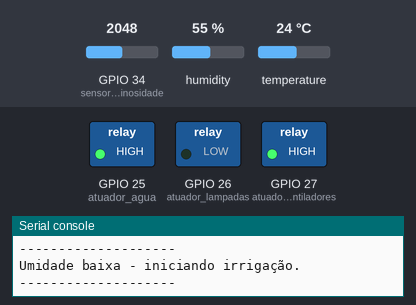
This program was run on a simulated ESP32 board running MicroPython. Parts: switched loads named in the program (green lamp = pin HIGH), the last lines printed to the serial console. Wiring (from the project's diagram.json): DHT22 sensor on GPIO 14, relay on GPIO 25, relay on GPIO 26, relay on GPIO 27, light sensor on GPIO 34. The test bench sets the inputs (shaded band); at power-on: humidity 55 %, temperature 24 °C, GPIO 34 (sensor_luminosidade) = 2048 (analog values on the 0–4095 scale). The clock reads 2024-03-15 10:24:30 at power-on unless the program sets it.

Above: at 2.7 s.
2.8 s: humidity set to 58 %
9.5 s: humidity set to 61 %
At 14.4 s:
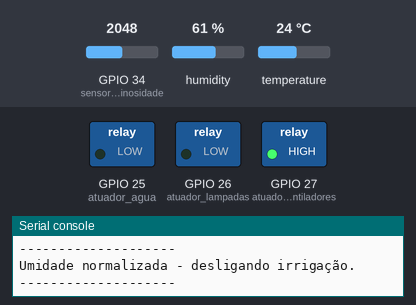
16.2 s: temperature set to 22.6 °C
22.9 s: temperature set to 21.5 °C
At 26.5 s:
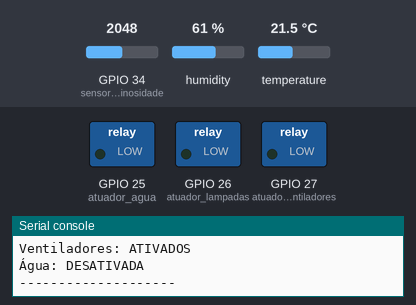
29.6 s: temperature set to 18.5 °C
36.3 s: temperature set to 17.3 °C
At 38.6 s:
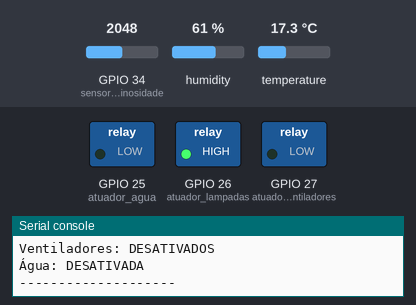
Timing chart, 0 to 40.1 s (numbered marks = the images above; inputs shaded):
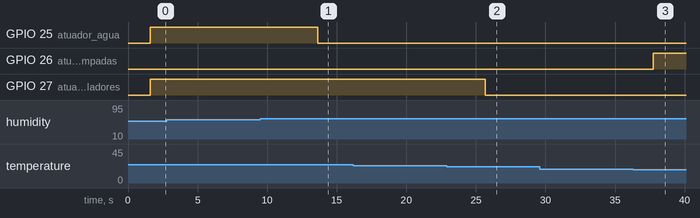

The program:

main.py
```python
"""Os métodos para conexão e publicação via MQTT estão desativados,
pois não temos um broker configurado. Tentamos utilizar brokers
gratuitos online, mas não funcionou. """

from machine import Pin, ADC
from dht import DHT22
from time import sleep, localtime
from network import WLAN, STA_IF
from ntptime import settime
# from umqtt.simple import MQTTClient

REDE_WIFI = 'Wokwi-GUEST'
SENHA_WIFI = ''
BROKER_MQTT = 'broker.emqx.io'
ID_CLIENTE_MQTT = 'estufa-joao'
TOPICO_MQTT = b'estufa/ambiente'

PIN_DHT = 14
PIN_LUMINOSIDADE = 34
PIN_LAMPADAS = 26
PIN_VENTILADORES = 27
PIN_IRRIGACAO = 25

sensor_clima = DHT22(Pin(PIN_DHT))
sensor_luminosidade = ADC(Pin(PIN_LUMINOSIDADE))
sensor_luminosidade.atten(ADC.ATTN_11DB)

atuador_lampadas = Pin(PIN_LAMPADAS, Pin.OUT)
atuador_ventiladores = Pin(PIN_VENTILADORES, Pin.OUT)
atuador_agua = Pin(PIN_IRRIGACAO, Pin.OUT)

atuador_lampadas.off()
atuador_ventiladores.off()
atuador_agua.off()

def conectar_rede_wifi():
    print("Estabelecendo conexão com a rede Wi-Fi...")
    interface = WLAN(STA_IF)
    interface.active(True)
    interface.connect(REDE_WIFI, SENHA_WIFI)
    while not interface.isconnected():
        sleep(0.1)
        print(".", end="")
    print(" Conexão estabelecida!")
    print("Endereço IP:", interface.ifconfig()[0])

# def iniciar_mqtt():
#     print("Conectando ao servidor MQTT...")
#     cliente = MQTTClient(ID_CLIENTE_MQTT, BROKER_MQTT)
#     cliente.connect()
#     print("Conexão MQTT realizada com sucesso!")
#     return cliente

def ajustar_horario():
    settime()

# def enviar_dados_mqtt(cliente, temperatura, umidade, valor_ldr, estado_lamp, estado_vent, estado_agua):
#     mensagem = (
#         '{"temperatura": ' + str(temperatura) +
#         ', "umidade": ' + str(umidade) +
#         ', "luminosidade": ' + str(valor_ldr) +
#         ', "lampadas": ' + str(estado_lamp) +
#         ', "ventiladores": ' + str(estado_vent) +
#         ', "agua": ' + str(estado_agua) + '}'
#     )
#     cliente.publish(TOPICO_MQTT, mensagem)

def gerenciar_ambiente(temp, umidade, horario, irrigacao_agendada):
    if temp < 18:
        atuador_lampadas.on()
        atuador_ventiladores.off()
    elif temp > 22:
        atuador_lampadas.off()
        atuador_ventiladores.on()
    else:
        atuador_lampadas.off()
        atuador_ventiladores.off()

    if horario[3] == 17 and horario[4] == 0 and not irrigacao_agendada:
        print("Irrigação programada às 17h")
        atuador_agua.on()
        return True

    if umidade < 60:
        if not atuador_agua.value():
            print("Umidade baixa - iniciando irrigação.")
            print("-" * 20)
            atuador_agua.on()
    else:
        if atuador_agua.value():
            print("Umidade normalizada - desligando irrigação.")
            print("-" * 20)
            atuador_agua.off()

    return irrigacao_agendada

def executar_loop():
    conectar_rede_wifi()
    ajustar_horario()
    # cliente_mqtt = iniciar_mqtt()

    irrigacao_agendada = False
    data_atual = None

    while True:
        try:
            sensor_clima.measure()
            temp = sensor_clima.temperature()
            umidade = sensor_clima.humidity()
            luz = sensor_luminosidade.read()

            print("Temperatura:", temp)
            print("Umidade:", umidade)
            print("Luminosidade:", luz)
            print("Lâmpadas:", "ATIVADAS" if atuador_lampadas.value() else "DESATIVADAS")
            print("Ventiladores:", "ATIVADOS" if atuador_ventiladores.value() else "DESATIVADOS")
            print("Água:", "ATIVADA" if atuador_agua.value() else "DESATIVADA")
            print("-" * 20)

            horario_atual = localtime()
            if data_atual != horario_atual[2]:
                data_atual = horario_atual[2]
                irrigacao_agendada = False

            irrigacao_agendada = gerenciar_ambiente(temp, umidade, horario_atual, irrigacao_agendada)

            # enviar_dados_mqtt(
            #     cliente_mqtt,
            #     temp,
            #     umidade,
            #     luz,
            #     int(atuador_lampadas.value()),
            #     int(atuador_ventiladores.value()),
            #     int(atuador_agua.value())
            # )

            sleep(6)

        except Exception as erro:
            print("Erro detectado:", erro)
            sleep(10)

executar_loop()
```

Measured:
- the behaviour switches between 59 and 60 % on humidity (found by bisection; images 0 and 1)
- the behaviour switches between 22.1 and 22 °C on temperature (found by bisection; images 1 and 2)
- the behaviour switches between 18 and 17.9 °C on temperature (found by bisection; images 2 and 3)
- after the input at 9.5 s, GPIO 25 (atuador_agua): HIGH → LOW after 4.1 s
- after the input at 22.9 s, GPIO 27 (atuador_ventiladores): HIGH → LOW after 2.8 s
- after the input at 36.3 s, GPIO 26 (atuador_lampadas): LOW → HIGH after 1.4 s
